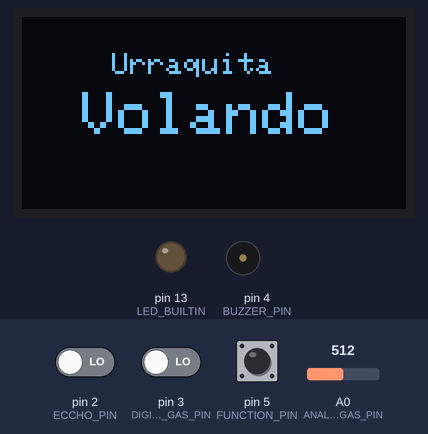
This sketch was run on a simulated Arduino Nano, built with avr-gcc and run on an emulated ATmega328P. Parts: 128×64 one-colour display, output pins drawn as LEDs (lit = HIGH), buzzer (waves = sounding, pin HIGH). The test bench sets the inputs (shaded band); at power-on: pin 5 (FUNCTION_PIN) HIGH, pin 3 (DIGITAL_GAS_PIN) LOW, pin 2 (ECCHO_PIN) LOW, A0 (ANALOG_GAS_PIN) = 512. Pins used as bus, display or sensor lines are not drawn.

Above: at 4.2 s.
4.3 s: pin 5 (FUNCTION_PIN) pulled LOW for 3.2 s
At 8.4 s:
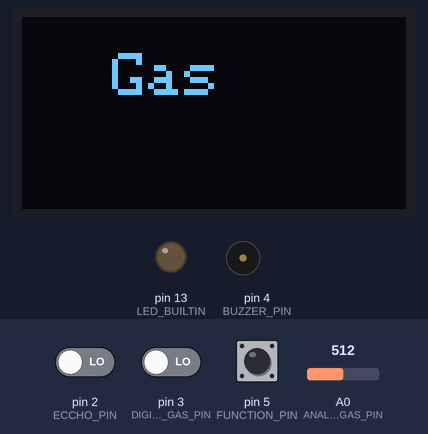
9.0 s: pin 3 (DIGITAL_GAS_PIN) driven HIGH
At 9.5 s:
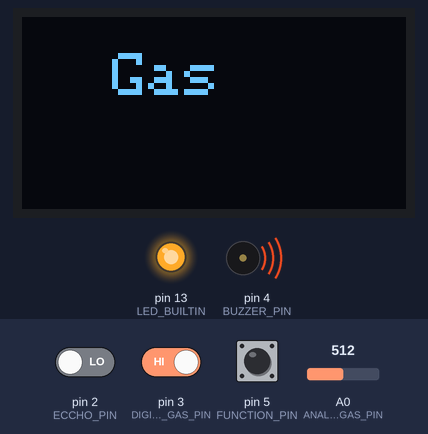
10.5 s: pin 5 (FUNCTION_PIN) pulled LOW for 0.15 s
At 11.5 s:
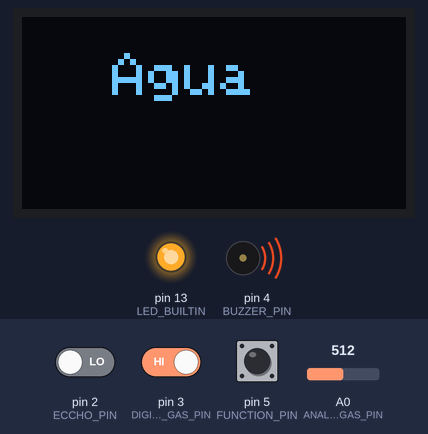
12.1 s: pin 5 (FUNCTION_PIN) pulled LOW for 1 s
At 12.7 s:
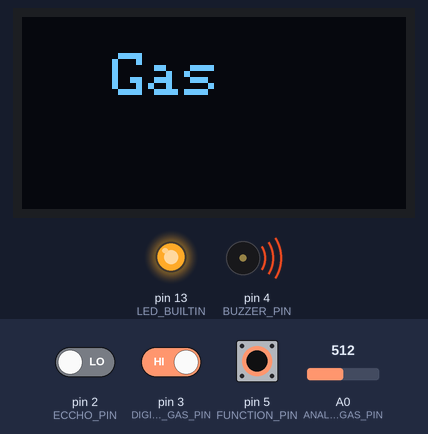
14.6 s: pin 3 (DIGITAL_GAS_PIN) driven LOW
At 15.0 s:
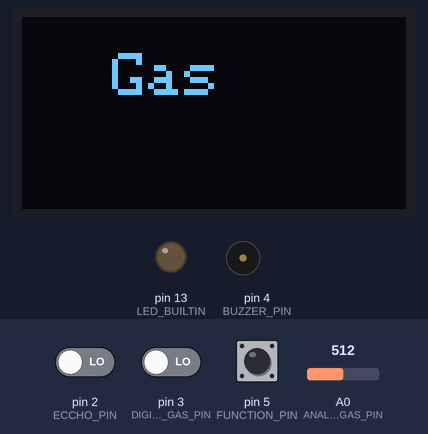
Timing chart, 0 to 17.1 s (numbered marks = the images above; inputs shaded):
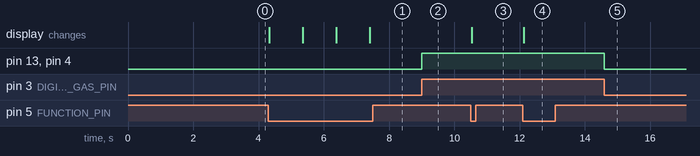

The sketch:

03.DomoticMhStation.ino
```cpp
#include <Wire.h>             //I2C pins: nano → SDA A4, SCL A5
#include <Adafruit_GFX.h>
#include <Adafruit_SSD1306.h>

#define WATERTANK_WIDTH  67.0
#define WATERTANK_DEPTH  70.0
#define WATERTANK_HEIGHT 28.0
#define CM3_TO_L 0.001

#define ANALOG_GAS_PIN  A0
#define DIGITAL_GAS_PIN 3
#define BUZZER_PIN      4
#define FUNCTION_PIN    5

#define ECCHO_PIN   2
#define TRIGGER_PIN 6

#define LEVEL_HIGH 98.5
#define LEVEL_MED  65.5
#define LEVEL_LOW  32.8

//Oled Screen
Adafruit_SSD1306 oledScreen(128,64,&Wire,4);

//Gas sensor
unsigned long gasTimerStart = millis();
int gasTimerDelay = 50;
int digitalGasState;

//Water level measuring
unsigned long triggerTimerStart = millis();
int triggerTimerDelay = 60;
volatile unsigned long ecchoStart;
volatile unsigned long ecchoFinish;
volatile bool waterLevelMeasureReady = false;

//Botón de función
unsigned long debounceTimer = millis();
byte debounceDelay = 50;
byte function = 1; //1 medidor de gas
                  // 2 medición de agua

int ovfTimerDelay = 1000;
unsigned long ovfTimerStart = millis();

void activateTrigger(){
  digitalWrite(TRIGGER_PIN,LOW);
  delayMicroseconds(2);
  digitalWrite(TRIGGER_PIN,HIGH);
  delayMicroseconds(10);
  digitalWrite(TRIGGER_PIN,LOW);
}

void ultrasonicSensorInterruot(){
  if(digitalRead(ECCHO_PIN) == HIGH)
    ecchoStart = micros();
  else{
    ecchoFinish = micros();
    waterLevelMeasureReady = true;
  }
}

double calculateWaterLevel(){
  double waterDistance = (ecchoFinish - ecchoStart) / 58.0;
  double prevDistance;
  if (waterDistance > WATERTANK_HEIGHT)
    waterDistance = prevDistance;
  else
    prevDistance = waterDistance;
  double waterHeight = WATERTANK_HEIGHT - waterDistance;
  double waterVolume = waterHeight * WATERTANK_WIDTH * WATERTANK_DEPTH * CM3_TO_L;
  return waterVolume;
}

void showWaterLevelOled(double waterLevel){
  oledScreen.clearDisplay();
  oledScreen.setTextColor(WHITE);
  oledScreen.setTextSize(1);
  oledScreen.setCursor(0,0);
  oledScreen.print("Nivel de agua");
  oledScreen.setTextSize(3);
  oledScreen.setCursor(20,30);
  oledScreen.print(waterLevel);
  oledScreen.display();
}

// void overFlowWarning(unsigned long timeNow){
//   lcd.setCursor(0,1);
//   lcd.print("  !!Rebalse!!  ");
//   if (timeNow - ovfTimerStart > ovfTimerDelay){
//     ovfTimerStart += ovfTimerDelay;
//     if(digitalRead(LED_LOW) == LOW){
//       for(int i = 0; i < 3; i++)
//         digitalWrite(LedArray[i],LedstateHigh[i]);
//       digitalWrite(BUZZER_PIN,HIGH);
//     }
//     else{
//       for(int i = 0; i < 3; i++)
//         digitalWrite(LedArray[i],LedstateOvf[i]);
//       digitalWrite(BUZZER_PIN,LOW);
//     }
//   }
// }

void setup() {
  Wire.begin();
  oledScreen.begin(SSD1306_SWITCHCAPVCC,0x3C);
  pinMode(DIGITAL_GAS_PIN,INPUT);
  pinMode(BUZZER_PIN,OUTPUT);
  pinMode(LED_BUILTIN,OUTPUT);
  pinMode(TRIGGER_PIN,OUTPUT);
  pinMode(FUNCTION_PIN,INPUT_PULLUP);
  pinMode(ECCHO_PIN,INPUT);
  digitalWrite(BUZZER_PIN,LOW);
  attachInterrupt(digitalPinToInterrupt(ECCHO_PIN),
                                        ultrasonicSensorInterruot,CHANGE);

  //Presentación
  oledScreen.clearDisplay();
  oledScreen.setTextColor(WHITE);
  oledScreen.setTextSize(1);
  oledScreen.setCursor(30,12);
  oledScreen.print("Urraquita");
  oledScreen.setTextSize(2);
  oledScreen.setCursor(20,25);
  oledScreen.print("Volando");
  oledScreen.display();
  delay(3000);

}

void loop() {
  unsigned long timeNow = millis();
  //leer estado de botón
  if (debounceTimer - timeNow > debounceDelay){
    if(digitalRead(FUNCTION_PIN) == LOW){
      debounceTimer += debounceDelay;
      if(function == 1){
        function++;
        oledScreen.clearDisplay();
        oledScreen.setTextSize(2);
        oledScreen.setCursor(30,12);
        oledScreen.print("Agua");
        oledScreen.display();
        delay(1000);
      }
      else{
        function = 1;
        oledScreen.clearDisplay();
        oledScreen.setTextSize(2);
        oledScreen.setCursor(30,12);
        oledScreen.print("Gas");
        oledScreen.display();
        delay(1000);
      }
    }
  }

  if(function == 1){
  //Función detector de gas
    if(timeNow - gasTimerStart > gasTimerDelay){
      gasTimerStart += gasTimerDelay;
      int gasLevel = analogRead(ANALOG_GAS_PIN);
      digitalGasState = digitalRead(DIGITAL_GAS_PIN);
      digitalWrite(LED_BUILTIN,digitalGasState);
      digitalWrite(BUZZER_PIN,digitalGasState);
    }
  }
  else if (function == 2){
  //Función medidor de tanque de agua
    if (timeNow - triggerTimerStart > triggerTimerDelay){
      triggerTimerStart += triggerTimerDelay;
      activateTrigger();
      if(waterLevelMeasureReady){
        waterLevelMeasureReady = false;
        int waterLevel = calculateWaterLevel();
        showWaterLevelOled(waterLevel);
        if(waterLevel <= LEVEL_HIGH){
          digitalWrite(BUZZER_PIN,LOW);
        }
        //else
          //overFlowWarning(timeNow);
      }
    }
  }
}
```

Measured:
- after the input at 4.3 s, the display: first changes at once (image 1 shows a later state)
- after the input at 9.0 s, pin 13 (LED_BUILTIN), pin 4 (BUZZER_PIN): LOW → HIGH at once
- after the input at 10.5 s, the display: changes at once (image 3)
- after the input at 12.1 s, the display: changes at once (image 4)
- after the input at 14.6 s, pin 13 (LED_BUILTIN), pin 4 (BUZZER_PIN): HIGH → LOW at once
